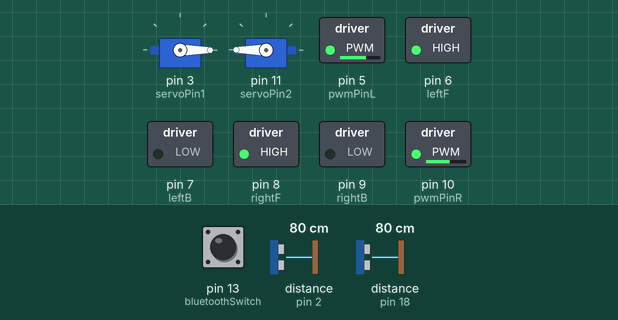
Bench run of a sketch on a simulated Arduino Uno, built with avr-gcc and run on an emulated ATmega328P. On the bench: 2 × servo, switched loads named in the sketch (green lamp = pin HIGH). Wiring (inferred from the names in the program): ultrasonic range finder: trigger pin 19; echo pin 18. The inputs (shaded band) are chosen by the test bench; at power-on: distance to the obstacle (sensors on pin 18, pin 2) 80 cm, pin 13 (bluetoothSwitch) LOW. The echo pulse lasts 58.3 µs per cm; pins used as bus, display or sensor lines are not drawn.

Above: at 4.7 s.
4.8 s: distance to the obstacle (sensor on pin 18) set to 20 cm
6.3 s: distance to the obstacle (sensor on pin 18) set to 16 cm
At 6.94 s:
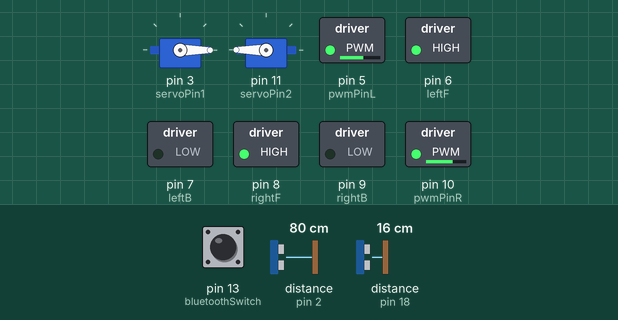
9.3 s: distance to the obstacle (sensor on pin 18) set to 2 cm
At 10.37 s:
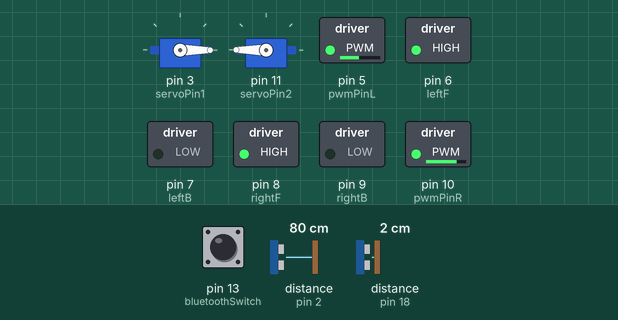
15.3 s: pin 13 (bluetoothSwitch) pulled HIGH for 1 s
At 16.3 s:
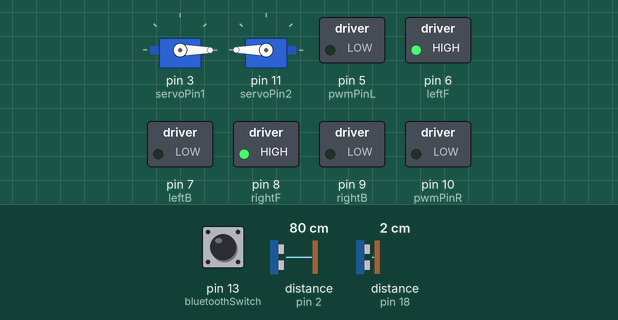
Timing chart, 0 to 18.3 s (numbered marks = the images above; inputs shaded):
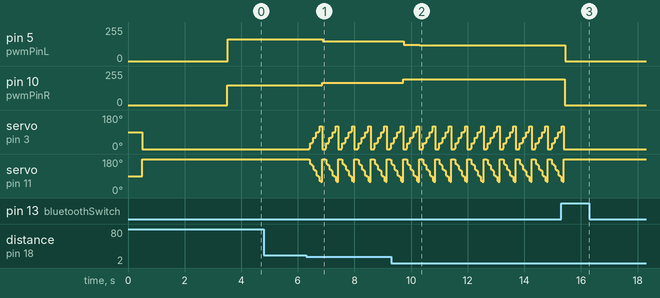

The sketch:

PathFinder4.ino
```cpp
#include <Servo.h>
#include <stdlib.h>
#include <SoftwareSerial.h>

// Define Bluetooth serial pins
SoftwareSerial BTSerial(15, 16); // RX, TX

int myVariable = 0;
String inputString = "";  // To store incoming characters
bool inputComplete = false; // Flag when input is complete
int bluetoothSwitch = 13;

//Servo related
Servo servo1,servo2;
short servoPin1=3, servoPin2=11;

// Motor related
short leftF=6, leftB=7;  // turn right
short rightF=8, rightB=9;  //turn left
short pwmPinL=5;
short pwmPinR=10;
short startPin;

int baseSpeed1=150;

//UltraSound related
int trigPin1=12, echoPin1=2;
int trigPin2=19, echoPin2=18;


//pid related
double Kp = 0.01;


void setup() {
  // put your setup code here, to run once:

//bluetooth
  BTSerial.begin(9600);
  pinMode(bluetoothSwitch, INPUT);

//Motor related
  pinMode(leftF, OUTPUT);
  pinMode(leftB, OUTPUT);
  pinMode(rightF, OUTPUT);
  pinMode(rightB, OUTPUT);
  pinMode(pwmPinL, OUTPUT);
  pinMode(pwmPinR, OUTPUT);

  digitalWrite(leftF, 1);
  digitalWrite(leftB, 0);

  digitalWrite(rightF, 1);
  digitalWrite(rightB, 0);

//Servo related
 pinMode(servoPin1,OUTPUT);
  pinMode(servoPin2,OUTPUT);

  servo1.attach(servoPin1);    //left
  servo2.attach(servoPin2);
  delay(500);

  servo1.write(0);
  servo2.write(180);
  delay(3000);

//Ultrasound related
  pinMode(trigPin1, OUTPUT);
  pinMode(echoPin1, INPUT);

  pinMode(trigPin2, OUTPUT);    //left
  pinMode(echoPin2, INPUT);

  while( digitalRead(bluetoothSwitch) == 1){
    goForward(0, 0);
    delay(3000);
  }


}


void loop() {
  // put your main code here, to run repeatedly:

  int correction = 0;
  if( digitalRead(bluetoothSwitch) == 1 ){
    goForward(0, correction);
    receiveBluetoothInt();
  }

  if( Measure(trigPin2, echoPin2) < 10){
      correction = Scan();
  }

  goForward(baseSpeed1, correction);


}

int PID(int error){
  BTSerial.println(Kp*error);
  return Kp * error;
}

int Scan(){
  int error= 0;
  for(int c=0; c<=120; c+=5){

    if(c%30==0){
      servo1.write(c);
      error += Measure(trigPin2, echoPin2)*c;
      delay(40);
      servo2.write(180-c);
      error += Measure(trigPin1, echoPin1)*(-c);
      delay(40);
    }
    else{
      servo1.write(c);
      servo2.write(180-c);
      delay(5);
    }


  }

  servo1.write(0);
  servo2.write(180);

  return PID(error);

}


int Measure(int trigPin, int echoPin){

  digitalWrite(trigPin, LOW);
  delayMicroseconds(2);
  digitalWrite(trigPin, HIGH);
  delayMicroseconds(10);
  digitalWrite(trigPin, LOW);

  // Read the echo time
  int duration = pulseIn(echoPin, HIGH, 30000)/100;
  duration = (duration > 15) ? 15 : duration;
  return duration;
}


void goForward(int baseSpeed, int correction){

  analogWrite(pwmPinR, baseSpeed - correction);
  BTSerial.print("Lefft :");
  BTSerial.println(baseSpeed- correction);
  int speed = (baseSpeed != 0) ? baseSpeed+15 : 0;
  analogWrite(pwmPinL, speed + correction);
  BTSerial.print("Right :");
  BTSerial.println(speed + correction);

}

void receiveBluetoothInt() {
  inputString = "";           // Reset the input
  inputComplete = false;

  // Collect characters until newline
  while (true) {
    if (BTSerial.available()) {
      char incomingChar = BTSerial.read();
      if (incomingChar == '\n' || incomingChar == '\r') {
        inputComplete = true;
        break;
      } else {
        inputString += incomingChar;
      }
    }
  }

  if (inputComplete) {
    Kp = inputString.toInt()/100; // Convert received String to int
  }
}
```

Measured:
- after the input at 4.8 s, every drawn part: stays the same
- after the input at 6.3 s, pin 5 (pwmPinL): 165/255 → 147/255 after 0.58 s; pin 10 (pwmPinR): 150/255 → 168/255 after 0.56 s
- after the input at 9.3 s, pin 5 (pwmPinL): 147/255 → 123/255 after 0.44 s, → 120/255 0.57 s later; pin 10 (pwmPinR): 168/255 → 192/255 after 0.43 s, → 195/255 0.57 s later
- after the input at 15.3 s, pin 5 (pwmPinL): 120/255 → 0/255 after 0.15 s; pin 10 (pwmPinR): 195/255 → 0/255 after 0.14 s; servo on pin 3 (servoPin1): goes on until 15.4 s, then stays 0°; servo on pin 11 (servoPin2): goes on until 15.4 s, then stays 180°
